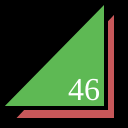
Frame 1 (no input)
Frame 60 (no input): identical to frame 1, image omitted
Frame 120 (the mouse pressed at the canvas centre since frame 60): identical to frame 1, image omitted

The p5.js sketch that drew this single still picture (run headless with seeded random() and noise() and a simulated clock; from frame 60 on, the mouse is pressed at the canvas centre):

// p5.js sketch
// ── sketch.js
function setup() {
  createCanvas(128,128);
}

function draw() {
  background(0);
  strokeWeight(4);
  fill(178, 100, 162);
  fill(200, 88, 90);
  triangle(12,120,116,120,116,10);
  fill(94, 185, 84);
  triangle(0,108,106,108,106,0);
  fill(255);
  textSize(32);
  textFont("serif");
  text("46", 68, 100);
}
